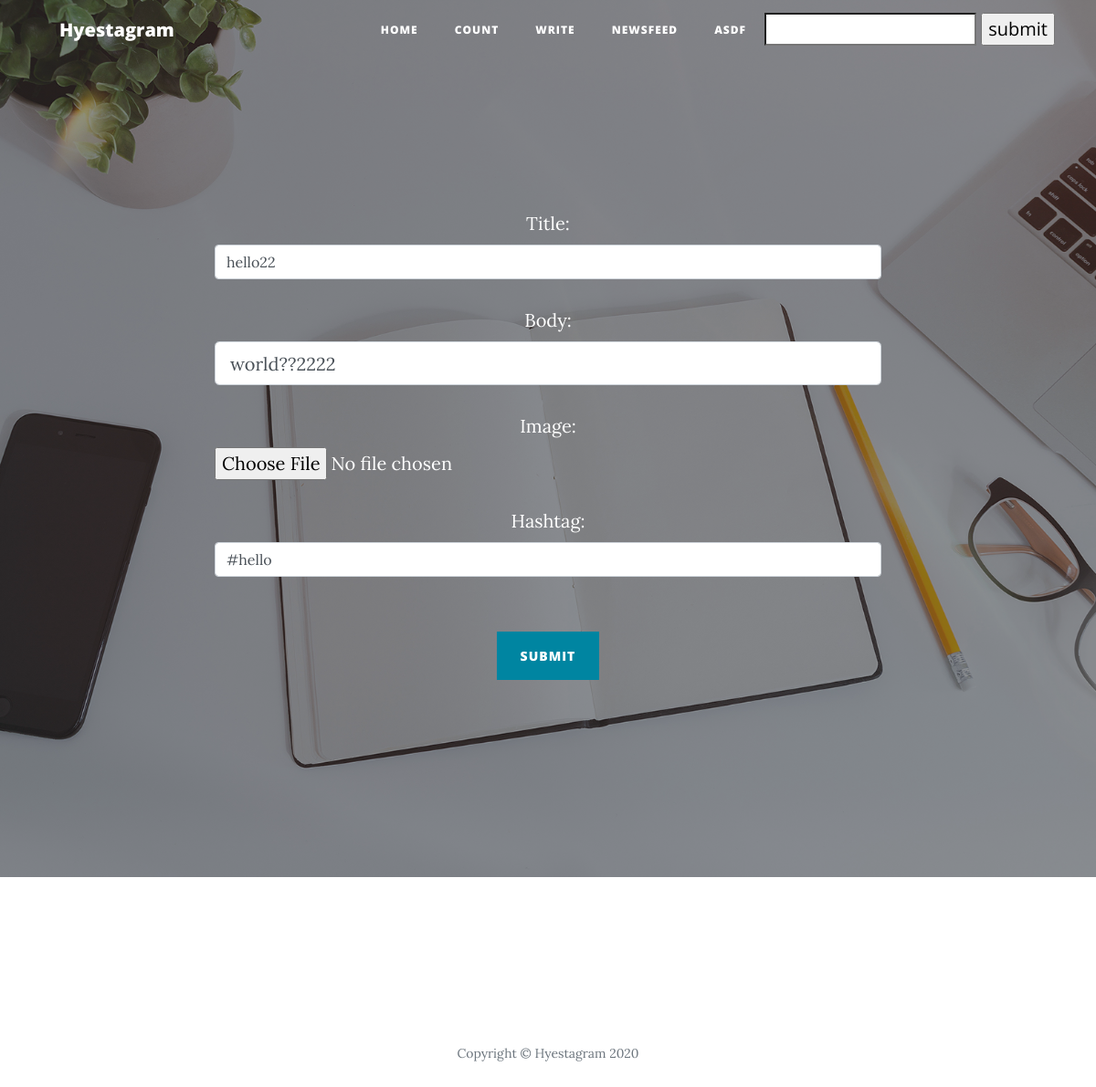
Page /edit/38 (signed in) on the committed database.
### app/models.py (models this page shows, shortened)
class Post(models.Model):
    title = models.CharField(max_length=200)
    date = models.DateTimeField('date published')
    body = models.TextField()
    writer = models.ForeignKey(settings.AUTH_USER_MODEL, on_delete=models.CASCADE, related_name="writer", default="")
    image = models.ImageField(upload_to='images/', blank=True)
    hashtag = models.CharField(max_length=200, blank=True)
    hashtags = models.ManyToManyField('Hashtag', blank=True)
    likes = models.ManyToManyField(settings.AUTH_USER_MODEL, related_name="likes")

### app/views.py (the view)
# urls.py: path('edit/<int:pk>', app.views.edit, name='edit'),
def edit(request, pk):
    edit_post = get_object_or_404(Post, pk=pk)
    if edit_post.writer != request.user:
        return error(request, "You can edit your own post")
    if request.method == 'POST':
        form = PostForm(request.POST, request.FILES, instance=edit_post)
        if form.is_valid():
            post = form.save(commit=False)
            post.date = timezone.now()
            post.writer = request.user
            post.hashtags.clear()
            tags = form.cleaned_data['hashtag']
            str_tags = tags.split('#')
            list_tags = list()
            for tag in str_tags:
                hashtag = HashtagForm().save(commit=False)
                if Hashtag.objects.filter(name=tag):
                    list_tags.append(Hashtag.objects.get(name=tag))
                else:
                    hashtag.name = tag
                    hashtag.save()
                    list_tags.append(hashtag)
            post.save()
            post.hashtags.add(*list_tags)
            return redirect('home')
    else:
        form = PostForm(instance=edit_post)
        return render(request, 'app/edit.html', {'form': form})

### app/forms.py
class PostForm(forms.ModelForm):
    class Meta:
        model = Post
        fields = ['title', 'body', 'image', 'hashtag']
        widgets = {
            'title': forms.TextInput(attrs={'class': 'form-control'}),
            'body': forms.TextInput(attrs={'class': 'form-control form-control-lg'}),
            'image': forms.FileInput(attrs={'class': 'form-control-file'}),
            'hashtag': forms.TextInput(attrs={'class': 'form-control'})
        }

### app/templates/app/edit.html (shortened to what this page needs)
{% extends "app/base.html" %}
{% block footer %}
<header class="masthead" style="background-image: url('img/home-bg.jpg')">
<div class="overlay"></div>
<div class="container">
  <div class="row">
    <div class="col-lg-8 col-md-10 mx-auto">
      <div class="site-heading">
        <div class="form-group">
                <form method='POST' enctype="multipart/form-data">
                <table>
                    {{form.as_p}}
                </table>
                <br>
                <button type="submit" class="btn btn-primary">Submit</button>
                </form>
          </div>
      </div>
    </div>
  </div>
</div>
</header>
{{ block.super }}
{% endblock %}

### app/templates/app/base.html (shortened to what this page needs)
{% load static %}
<!DOCTYPE html>
<html lang="en">
<head>
  <link href="{% static 'vendor/bootstrap.min.css' %}" rel="stylesheet">
  <link href="{% static 'vendor/all.min.css' %}" rel="stylesheet" type="text/css">
  <link href= "{% static 'css/clean-blog.min.css' %}" rel="stylesheet">
</head>
<body>
{% block nav %}
    <nav class="navbar navbar-expand-lg navbar-light fixed-top" id="mainNav">
    <div class="container">
      <a class="navbar-brand" href="/">Hyestagram</a>
      <div class="collapse navbar-collapse" id="navbarResponsive">
        <ul class="navbar-nav ml-auto">
          <li class="nav-item">
            <a class="nav-link" href="/">Home</a>
          </li>
          <li class="nav-item">
            <a class="nav-link" href="/count">Count</a>
          </li>
        {% if user.is_authenticated %}
            <li class="nav-item">
                <a class="nav-link" href="/write">Write</a>
            </li>
            <li class="nav-item">
                <a class="nav-link" href="/news">Newsfeed</a>
            </li>
            <li class="nav-item">
                <a class="nav-link" href="{% url 'user' pk=user.username%}">{{ request.user.username }}</a>
            </li>
        {% endif %}
            <li class="nav-item">
                <form action="{% url 'search' %}" method="GET">
                    <input type="search" name="name">
                    <input type="submit" value="submit">
                </form>
            </li>
        </ul>
      </div>
    </div>
    </nav>
{% endblock %}
{% block footer %}
<footer>
<div class="container">
  <div class="row">
    <div class="col-lg-8 col-md-10 mx-auto">
      <ul class="list-inline text-center">
        <li class="list-inline-item">
          <a href="#">
            <span class="fa-stack fa-lg">
              <i class="fas fa-circle fa-stack-2x"></i>
              <i class="fab fa-twitter fa-stack-1x fa-inverse"></i>
            </span>
          </a>
        </li>
        <li class="list-inline-item">
          <a href="#">
            <span class="fa-stack fa-lg">
              <i class="fas fa-circle fa-stack-2x"></i>
              <i class="fab fa-facebook-f fa-stack-1x fa-inverse"></i>
            </span>
          </a>
        </li>
        <li class="list-inline-item">
          <a href="#">
            <span class="fa-stack fa-lg">
              <i class="fas fa-circle fa-stack-2x"></i>
              <i class="fab fa-github fa-stack-1x fa-inverse"></i>
            </span>
          </a>
        </li>
      </ul>
      <p class="copyright text-muted">Copyright &copy; Hyestagram 2020</p>
    </div>
  </div>
</div>
</footer>
{% endblock %}
</body>
</html>

### rows in the picture
Post: title "hello22", body "world??2222", hashtag "#hello"

### other values in the picture
{{ request.user.username }} "ASDF"
